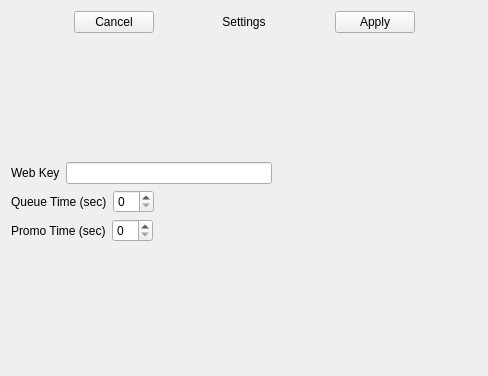
<?xml version="1.0" encoding="UTF-8"?>
<ui version="4.0">
 <class>SettingsPage</class>
 <widget class="QWidget" name="SettingsPage">
  <property name="geometry">
   <rect>
    <x>0</x>
    <y>0</y>
    <width>488</width>
    <height>376</height>
   </rect>
  </property>
  <property name="windowTitle">
   <string>Form</string>
  </property>
  <layout class="QGridLayout" name="gridLayout">
   <item row="0" column="0">
    <layout class="QVBoxLayout" name="verticalLayout">
     <item>
      <layout class="QHBoxLayout" name="horizontalLayout">
       <item>
        <spacer name="horizontalSpacer_4">
         <property name="orientation">
          <enum>Qt::Horizontal</enum>
         </property>
         <property name="sizeHint" stdset="0">
          <size>
           <width>40</width>
           <height>20</height>
          </size>
         </property>
        </spacer>
       </item>
       <item>
        <widget class="QPushButton" name="cancel_btn">
         <property name="text">
          <string>Cancel</string>
         </property>
        </widget>
       </item>
       <item>
        <spacer name="horizontalSpacer_5">
         <property name="orientation">
          <enum>Qt::Horizontal</enum>
         </property>
         <property name="sizeHint" stdset="0">
          <size>
           <width>40</width>
           <height>20</height>
          </size>
         </property>
        </spacer>
       </item>
       <item>
        <widget class="QLabel" name="title_lbl">
         <property name="text">
          <string>Settings</string>
         </property>
         <property name="alignment">
          <set>Qt::AlignCenter</set>
         </property>
        </widget>
       </item>
       <item>
        <spacer name="horizontalSpacer">
         <property name="orientation">
          <enum>Qt::Horizontal</enum>
         </property>
         <property name="sizeHint" stdset="0">
          <size>
           <width>40</width>
           <height>20</height>
          </size>
         </property>
        </spacer>
       </item>
       <item>
        <widget class="QPushButton" name="apply_btn">
         <property name="text">
          <string>Apply</string>
         </property>
        </widget>
       </item>
       <item>
        <spacer name="horizontalSpacer_6">
         <property name="orientation">
          <enum>Qt::Horizontal</enum>
         </property>
         <property name="sizeHint" stdset="0">
          <size>
           <width>40</width>
           <height>20</height>
          </size>
         </property>
        </spacer>
       </item>
      </layout>
     </item>
     <item>
      <spacer name="verticalSpacer_2">
       <property name="orientation">
        <enum>Qt::Vertical</enum>
       </property>
       <property name="sizeHint" stdset="0">
        <size>
         <width>20</width>
         <height>40</height>
        </size>
       </property>
      </spacer>
     </item>
     <item>
      <layout class="QHBoxLayout" name="horizontalLayout_2">
       <item>
        <widget class="QLabel" name="webkey_lbl">
         <property name="text">
          <string>Web Key</string>
         </property>
        </widget>
       </item>
       <item>
        <widget class="QLineEdit" name="webkey_edit"/>
       </item>
       <item>
        <spacer name="horizontalSpacer_7">
         <property name="orientation">
          <enum>Qt::Horizontal</enum>
         </property>
         <property name="sizeHint" stdset="0">
          <size>
           <width>40</width>
           <height>20</height>
          </size>
         </property>
        </spacer>
       </item>
      </layout>
     </item>
     <item>
      <layout class="QHBoxLayout" name="horizontalLayout_3">
       <item>
        <widget class="QLabel" name="queue_time_lbl">
         <property name="text">
          <string>Queue Time (sec)</string>
         </property>
        </widget>
       </item>
       <item>
        <widget class="QSpinBox" name="queue_time_spinbox"/>
       </item>
       <item>
        <spacer name="horizontalSpacer_3">
         <property name="orientation">
          <enum>Qt::Horizontal</enum>
         </property>
         <property name="sizeHint" stdset="0">
          <size>
           <width>40</width>
           <height>20</height>
          </size>
         </property>
        </spacer>
       </item>
      </layout>
     </item>
     <item>
      <layout class="QHBoxLayout" name="horizontalLayout_4">
       <item>
        <widget class="QLabel" name="promo_time_lbl">
         <property name="text">
          <string>Promo Time (sec)</string>
         </property>
        </widget>
       </item>
       <item>
        <widget class="QSpinBox" name="promo_time_spinbox"/>
       </item>
       <item>
        <spacer name="horizontalSpacer_2">
         <property name="orientation">
          <enum>Qt::Horizontal</enum>
         </property>
         <property name="sizeHint" stdset="0">
          <size>
           <width>40</width>
           <height>20</height>
          </size>
         </property>
        </spacer>
       </item>
      </layout>
     </item>
     <item>
      <spacer name="verticalSpacer">
       <property name="orientation">
        <enum>Qt::Vertical</enum>
       </property>
       <property name="sizeHint" stdset="0">
        <size>
         <width>20</width>
         <height>40</height>
        </size>
       </property>
      </spacer>
     </item>
    </layout>
   </item>
  </layout>
 </widget>
 <resources/>
 <connections/>
</ui>
